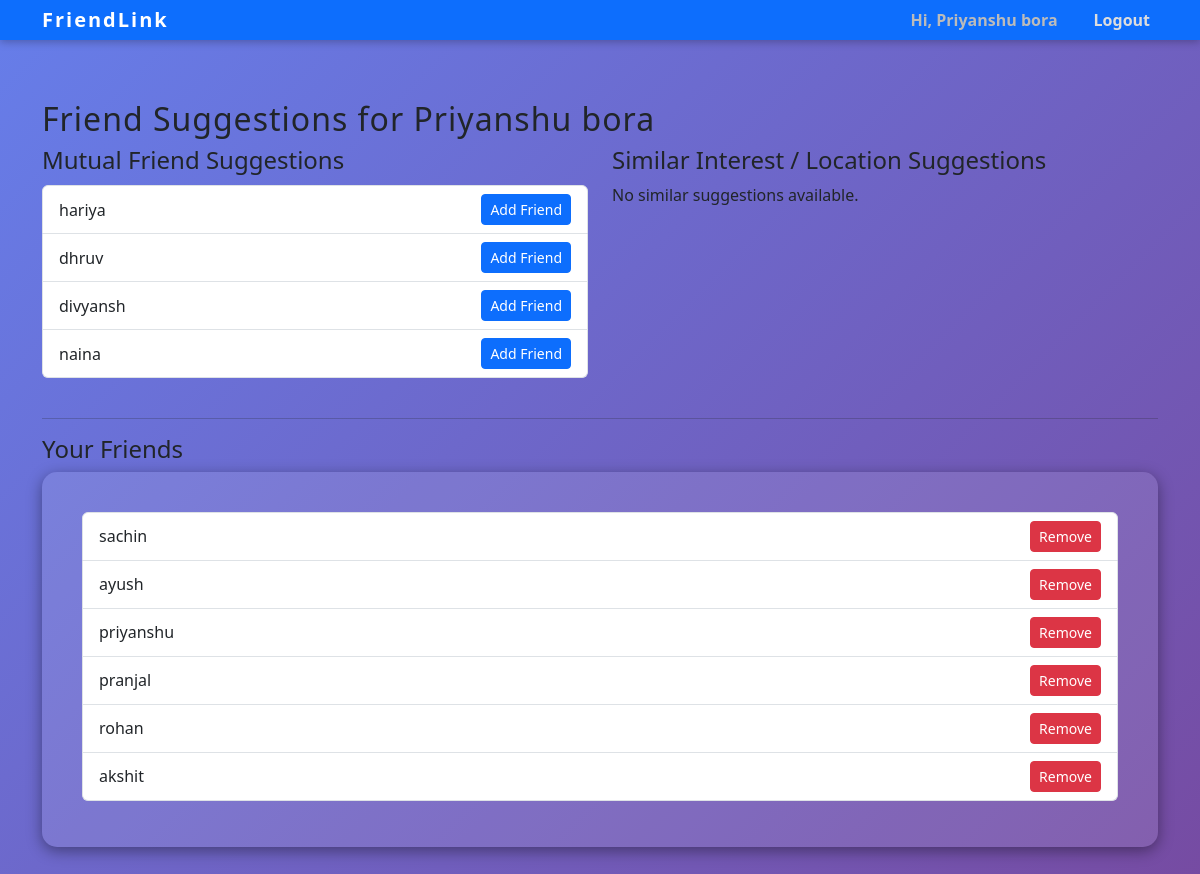
Screenshot of /suggestions (signed in) with the database file from the repository.
### tables this page shows
CREATE TABLE Users (
        user_id INTEGER PRIMARY KEY AUTOINCREMENT,
        name TEXT UNIQUE NOT NULL,
        age INTEGER,
        location TEXT,
        interests TEXT,
        password TEXT NOT NULL,
        profile_photo TEXT
    );

### app.py (the view, shortened to what this page needs)
@app.route('/suggestions')
def suggestions():
    if 'user_id' not in session:
        return redirect(url_for('home'))
    user_id = session['user_id']
    mutual_ids, similar_dict = suggest_friends(user_id)
    mutual_suggestions = [(uid, get_user_id_name(uid)) for uid in mutual_ids]
    similar_suggestions = []
    conn = sqlite3.connect(DB_PATH)
    cursor = conn.cursor()
    conn.close()
    friend_ids = get_friends(user_id)
    friends = [(fid, get_user_id_name(fid)) for fid in friend_ids]
    return render_template('suggestions.html',
                           mutual_suggestions=mutual_suggestions,
                           similar_suggestions=similar_suggestions,
                           friend_list=friends,
                           username=session.get('username'))

### main.py (called while the page is built)
def get_user_id_name(uid):
    conn = sqlite3.connect(DB_PATH)
    cursor = conn.cursor()
    cursor.execute("SELECT name FROM Users WHERE user_id = ?", (uid,))
    row = cursor.fetchone()
    conn.close()
    return row[0] if row else "Unknown"

def get_friends(user_id):
    conn = sqlite3.connect(DB_PATH)
    cursor = conn.cursor()
    cursor.execute("SELECT friend_id FROM Friends WHERE user_id = ?", (user_id,))
    result = cursor.fetchall()
    conn.close()
    return set(r[0] for r in result)

def get_ignored(user_id):
    conn = sqlite3.connect(DB_PATH)
    cursor = conn.cursor()
    cursor.execute("SELECT ignored_user_id FROM IgnoredSuggestions WHERE user_id = ?", (user_id,))
    result = cursor.fetchall()
    conn.close()
    return set(r[0] for r in result)

def bfs_friend_suggestions(user_id):
    visited = set()
    queue = deque()
    suggestions = set()
    direct_friends = get_friends(user_id)
    ignored = get_ignored(user_id)
    queue.append((user_id, 0))
    visited.add(user_id)
    while queue:
        current, level = queue.popleft()
        if level > 2:
            continue
        for friend in get_friends(current):
            if friend not in visited:
                queue.append((friend, level + 1))
                visited.add(friend)
                if level == 1 and friend not in direct_friends and friend != user_id and friend not in ignored:
                    suggestions.add(friend)
    return suggestions

def suggest_friends(user_id):
    mutual_ids = bfs_friend_suggestions(user_id)
    similar = jaccard_similarity_suggestions(user_id)  # Ensure always calculated
    return mutual_ids, similar

### templates/suggestions.html (shortened to what this page needs)
{% extends 'base.html' %}
{% block content %}
<h2>Friend Suggestions for {{ username }}</h2>
<div class="row">
  <div class="col-md-6">
    <h4>Mutual Friend Suggestions</h4>
    {% if mutual_suggestions %}
      <ul class="list-group mb-4">
        {% for uid, uname in mutual_suggestions %}
          <li class="list-group-item d-flex justify-content-between align-items-center">
            {{ uname }}
            <a href="{{ url_for('add_new_friend', friend_id=uid) }}" class="btn btn-sm btn-primary">Add Friend</a>
          </li>
        {% endfor %}
      </ul>
    {% else %}
      <p>No mutual friend suggestions available.</p>
    {% endif %}
  </div>
  <div class="col-md-6">
    <h4>Similar Interest / Location Suggestions</h4>
    {% if similar_suggestions %}
      <ul class="list-group mb-4">
       {% for suggestion in similar_suggestions %}
         <li class="list-group-item d-flex justify-content-between align-items-center">
            {{ suggestion.name }} ({{ suggestion.location }})
            <a href="{{ url_for('add_new_friend', friend_id=suggestion.user_id) }}" class="btn btn-sm btn-primary">Add Friend</a>
            <a href="{{ url_for('ignore', ignored_id=suggestion.user_id) }}" class="btn btn-sm btn-secondary ms-2">Ignore</a>
         </li>
        {% endfor %}
      </ul>
    {% else %}
      <p>No similar suggestions available.</p>
    {% endif %}
  </div>
</div>
<hr />
<h4>Your Friends</h4>
{% if friend_list %}
<form method="post" action="{{ url_for('delete_existing_friend') }}">
  <ul class="list-group mb-3">
    {% for fid, fname in friend_list %}
      <li class="list-group-item d-flex justify-content-between align-items-center">
        {{ fname }}
        <button type="submit" name="friend_id" value="{{ fid }}" class="btn btn-sm btn-danger">Remove</button>
      </li>
    {% endfor %}
  </ul>
</form>
{% else %}
<p>You have no friends added yet.</p>
{% endif %}
{% endblock %}

### templates/base.html (shortened to what this page needs)
<!DOCTYPE html>
<html lang="en">
<head>
  <link rel="stylesheet" href="{{ url_for('static', filename='style.css') }}">
    <link href="https://cdn.jsdelivr.net/npm/bootstrap@5.3.0/dist/css/bootstrap.min.css" rel="stylesheet" />
</head>
<body>
<nav class="navbar navbar-expand-lg navbar-dark bg-primary fixed-top">
  <div class="container">
    <a class="navbar-brand" href="{{ url_for('home') }}">FriendLink</a>
    <div class="collapse navbar-collapse">
      <ul class="navbar-nav ms-auto">
        {% if session.get('username') %}
          <li class="nav-item">
            <a class="nav-link disabled" href="#">Hi, {{ session['username'] }}</a>
          </li>
          <li class="nav-item">
            <a class="nav-link" href="{{ url_for('logout') }}">Logout</a>
          </li>
        {% endif %}
      </ul>
    </div>
  </div>
</nav>
<div class="container">
    {% block content %}{% endblock %}
</div>
</body>
</html>

### static/style.css (style rules this page uses)
* { box-sizing: border-box; margin: 0; padding: 0; font-family: 'Segoe UI', Tahoma, Geneva, Verdana, sans-serif; }
html, body { height: 100%; background: linear-gradient(135deg, #667eea, #764ba2); color: #fff; display: flex; flex-direction: column; min-height: 100vh; }
.container { max-width: 900px; margin: 0 auto; padding: 40px 20px; flex: 1 0 auto; }
.navbar { padding: 0 30px; height: 40px; display: flex; align-items: center; background-color: rgba(0, 0, 0, 0.3) !important; box-shadow: 0 2px 8px rgba(0, 0, 0, 0.25); position: sticky; top: 0; z-index: 1000; font-weight: 600; }
.navbar-brand { padding-top: 0; padding-bottom: 0; line-height: 1; font-weight: 700; font-size: 1.4rem; color: #fff !important; letter-spacing: 2px; transition: color 0.3s ease; }
.nav-link, .navbar-text { color: #ddd !important; margin-left: 20px; padding-top: 0; padding-bottom: 0; line-height: 1; cursor: pointer; transition: color 0.3s ease; }
.nav-link.disabled { color: #bbb !important; cursor: default; }
form { background: rgba(255, 255, 255, 0.1); border-radius: 15px; padding: 30px 40px; box-shadow: 0 4px 15px rgba(0,0,0,0.4); }
h2, h3 { margin-bottom: 25px; font-weight: 700; letter-spacing: 1px; color: #fff; }
ul.list-group { margin-top: 10px; }
.list-group-item { background: transparent; border: none; border-bottom: 1px solid rgba(255, 255, 255, 0.2); padding: 10px 15px; color: #fff; display: flex; justify-content: space-between; align-items: center; }

### templates/base.html (style rules this page uses)
body { padding-top: 60px; }

### rows the page displays
Users: username "Priyanshu bora", name "Priyanshu bora"
Users: name "hariya"
Users: name "dhruv"
Users: name "divyansh"
Users: name "naina"
Users: name "sachin", {{ fid }} 2 (drawn)
Users: name "ayush", {{ fid }} 3 (drawn)
Users: name "priyanshu", {{ fid }} 5 (drawn)
Users: name "pranjal", {{ fid }} 6 (drawn)
Users: name "rohan", {{ fid }} 7 (drawn)
Users: name "akshit", {{ fid }} 12 (drawn)
